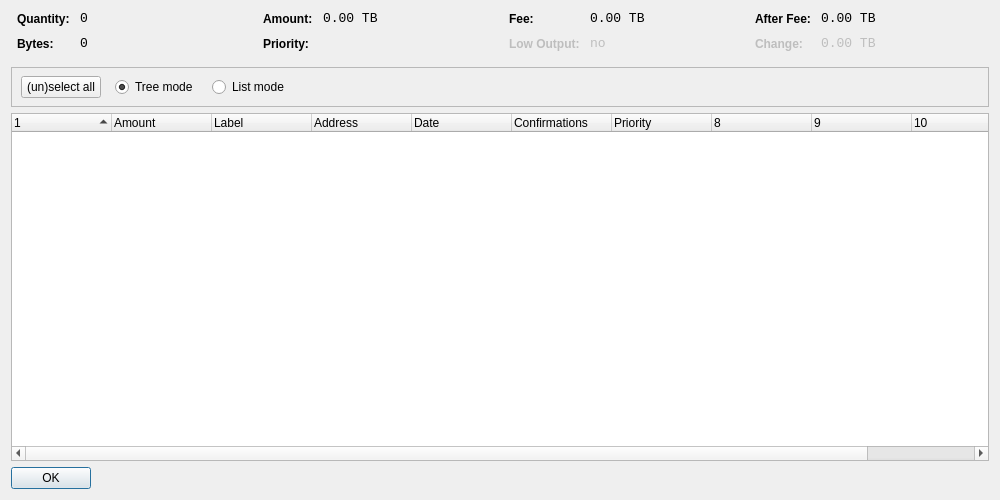
<?xml version="1.0" encoding="UTF-8"?>
<ui version="4.0">
 <class>CoinControlDialog</class>
 <widget class="QDialog" name="CoinControlDialog">
  <property name="geometry">
   <rect>
    <x>0</x>
    <y>0</y>
    <width>1000</width>
    <height>500</height>
   </rect>
  </property>
  <property name="windowTitle">
   <string>Coin Control</string>
  </property>
  <layout class="QVBoxLayout" name="verticalLayout">
   <item>
    <layout class="QHBoxLayout" name="horizontalLayoutTop" stretch="0,0,0,0">
     <property name="topMargin">
      <number>0</number>
     </property>
     <property name="bottomMargin">
      <number>10</number>
     </property>
     <item>
      <layout class="QFormLayout" name="formLayoutCoinControl1">
       <property name="horizontalSpacing">
        <number>10</number>
       </property>
       <property name="verticalSpacing">
        <number>10</number>
       </property>
       <property name="leftMargin">
        <number>6</number>
       </property>
       <property name="rightMargin">
        <number>6</number>
       </property>
       <item row="0" column="0">
        <widget class="QLabel" name="labelCoinControlQuantityText">
         <property name="styleSheet">
          <string notr="true">font-weight:bold;</string>
         </property>
         <property name="text">
          <string>Quantity:</string>
         </property>
        </widget>
       </item>
       <item row="0" column="1">
        <widget class="QLabel" name="labelCoinControlQuantity">
         <property name="font">
          <font>
           <family>Monospace</family>
           <pointsize>10</pointsize>
          </font>
         </property>
         <property name="cursor">
          <cursorShape>IBeamCursor</cursorShape>
         </property>
         <property name="contextMenuPolicy">
          <enum>Qt::ActionsContextMenu</enum>
         </property>
         <property name="text">
          <string notr="true">0</string>
         </property>
         <property name="textInteractionFlags">
          <set>Qt::LinksAccessibleByMouse|Qt::TextSelectableByKeyboard|Qt::TextSelectableByMouse</set>
         </property>
        </widget>
       </item>
       <item row="1" column="0">
        <widget class="QLabel" name="labelCoinControlBytesText">
         <property name="styleSheet">
          <string notr="true">font-weight:bold;</string>
         </property>
         <property name="text">
          <string>Bytes:</string>
         </property>
        </widget>
       </item>
       <item row="1" column="1">
        <widget class="QLabel" name="labelCoinControlBytes">
         <property name="font">
          <font>
           <family>Monospace</family>
           <pointsize>10</pointsize>
          </font>
         </property>
         <property name="cursor">
          <cursorShape>IBeamCursor</cursorShape>
         </property>
         <property name="contextMenuPolicy">
          <enum>Qt::ActionsContextMenu</enum>
         </property>
         <property name="text">
          <string notr="true">0</string>
         </property>
         <property name="textInteractionFlags">
          <set>Qt::LinksAccessibleByMouse|Qt::TextSelectableByKeyboard|Qt::TextSelectableByMouse</set>
         </property>
        </widget>
       </item>
      </layout>
     </item>
     <item>
      <layout class="QFormLayout" name="formLayoutCoinControl2">
       <property name="horizontalSpacing">
        <number>10</number>
       </property>
       <property name="verticalSpacing">
        <number>10</number>
       </property>
       <property name="leftMargin">
        <number>6</number>
       </property>
       <property name="rightMargin">
        <number>6</number>
       </property>
       <item row="0" column="0">
        <widget class="QLabel" name="labelCoinControlAmountText">
         <property name="styleSheet">
          <string notr="true">font-weight:bold;</string>
         </property>
         <property name="text">
          <string>Amount:</string>
         </property>
        </widget>
       </item>
       <item row="0" column="1">
        <widget class="QLabel" name="labelCoinControlAmount">
         <property name="font">
          <font>
           <family>Monospace</family>
           <pointsize>10</pointsize>
          </font>
         </property>
         <property name="cursor">
          <cursorShape>IBeamCursor</cursorShape>
         </property>
         <property name="contextMenuPolicy">
          <enum>Qt::ActionsContextMenu</enum>
         </property>
         <property name="text">
          <string notr="true">0.00 TB</string>
         </property>
         <property name="textInteractionFlags">
          <set>Qt::LinksAccessibleByMouse|Qt::TextSelectableByKeyboard|Qt::TextSelectableByMouse</set>
         </property>
        </widget>
       </item>
       <item row="1" column="0">
        <widget class="QLabel" name="labelCoinControlPriorityText">
         <property name="styleSheet">
          <string notr="true">font-weight:bold;</string>
         </property>
         <property name="text">
          <string>Priority:</string>
         </property>
        </widget>
       </item>
       <item row="1" column="1">
        <widget class="QLabel" name="labelCoinControlPriority">
         <property name="font">
          <font>
           <family>Monospace</family>
           <pointsize>10</pointsize>
          </font>
         </property>
         <property name="cursor">
          <cursorShape>IBeamCursor</cursorShape>
         </property>
         <property name="contextMenuPolicy">
          <enum>Qt::ActionsContextMenu</enum>
         </property>
         <property name="text">
          <string/>
         </property>
         <property name="textInteractionFlags">
          <set>Qt::LinksAccessibleByMouse|Qt::TextSelectableByKeyboard|Qt::TextSelectableByMouse</set>
         </property>
        </widget>
       </item>
      </layout>
     </item>
     <item>
      <layout class="QFormLayout" name="formLayoutCoinControl3">
       <property name="horizontalSpacing">
        <number>10</number>
       </property>
       <property name="verticalSpacing">
        <number>10</number>
       </property>
       <property name="leftMargin">
        <number>6</number>
       </property>
       <property name="rightMargin">
        <number>6</number>
       </property>
       <item row="0" column="0">
        <widget class="QLabel" name="labelCoinControlFeeText">
         <property name="styleSheet">
          <string notr="true">font-weight:bold;</string>
         </property>
         <property name="text">
          <string>Fee:</string>
         </property>
        </widget>
       </item>
       <item row="0" column="1">
        <widget class="QLabel" name="labelCoinControlFee">
         <property name="font">
          <font>
           <family>Monospace</family>
           <pointsize>10</pointsize>
          </font>
         </property>
         <property name="cursor">
          <cursorShape>IBeamCursor</cursorShape>
         </property>
         <property name="contextMenuPolicy">
          <enum>Qt::ActionsContextMenu</enum>
         </property>
         <property name="text">
          <string notr="true">0.00 TB</string>
         </property>
         <property name="textInteractionFlags">
          <set>Qt::LinksAccessibleByMouse|Qt::TextSelectableByKeyboard|Qt::TextSelectableByMouse</set>
         </property>
        </widget>
       </item>
       <item row="1" column="0">
        <widget class="QLabel" name="labelCoinControlLowOutputText">
         <property name="enabled">
          <bool>false</bool>
         </property>
         <property name="styleSheet">
          <string notr="true">font-weight:bold;</string>
         </property>
         <property name="text">
          <string>Low Output:</string>
         </property>
        </widget>
       </item>
       <item row="1" column="1">
        <widget class="QLabel" name="labelCoinControlLowOutput">
         <property name="enabled">
          <bool>false</bool>
         </property>
         <property name="font">
          <font>
           <family>Monospace</family>
           <pointsize>10</pointsize>
          </font>
         </property>
         <property name="cursor">
          <cursorShape>IBeamCursor</cursorShape>
         </property>
         <property name="contextMenuPolicy">
          <enum>Qt::ActionsContextMenu</enum>
         </property>
         <property name="text">
          <string notr="true">no</string>
         </property>
         <property name="textInteractionFlags">
          <set>Qt::LinksAccessibleByMouse|Qt::TextSelectableByKeyboard|Qt::TextSelectableByMouse</set>
         </property>
        </widget>
       </item>
      </layout>
     </item>
     <item>
      <layout class="QFormLayout" name="formLayoutCoinControl4">
       <property name="horizontalSpacing">
        <number>10</number>
       </property>
       <property name="verticalSpacing">
        <number>10</number>
       </property>
       <property name="leftMargin">
        <number>6</number>
       </property>
       <property name="rightMargin">
        <number>6</number>
       </property>
       <item row="0" column="0">
        <widget class="QLabel" name="labelCoinControlAfterFeeText">
         <property name="styleSheet">
          <string notr="true">font-weight:bold;</string>
         </property>
         <property name="text">
          <string>After Fee:</string>
         </property>
        </widget>
       </item>
       <item row="0" column="1">
        <widget class="QLabel" name="labelCoinControlAfterFee">
         <property name="font">
          <font>
           <family>Monospace</family>
           <pointsize>10</pointsize>
          </font>
         </property>
         <property name="cursor">
          <cursorShape>IBeamCursor</cursorShape>
         </property>
         <property name="contextMenuPolicy">
          <enum>Qt::ActionsContextMenu</enum>
         </property>
         <property name="text">
          <string notr="true">0.00 TB</string>
         </property>
         <property name="textInteractionFlags">
          <set>Qt::LinksAccessibleByMouse|Qt::TextSelectableByKeyboard|Qt::TextSelectableByMouse</set>
         </property>
        </widget>
       </item>
       <item row="1" column="0">
        <widget class="QLabel" name="labelCoinControlChangeText">
         <property name="enabled">
          <bool>false</bool>
         </property>
         <property name="styleSheet">
          <string notr="true">font-weight:bold;</string>
         </property>
         <property name="text">
          <string>Change:</string>
         </property>
        </widget>
       </item>
       <item row="1" column="1">
        <widget class="QLabel" name="labelCoinControlChange">
         <property name="enabled">
          <bool>false</bool>
         </property>
         <property name="font">
          <font>
           <family>Monospace</family>
           <pointsize>10</pointsize>
          </font>
         </property>
         <property name="cursor">
          <cursorShape>IBeamCursor</cursorShape>
         </property>
         <property name="contextMenuPolicy">
          <enum>Qt::ActionsContextMenu</enum>
         </property>
         <property name="text">
          <string notr="true">0.00 TB</string>
         </property>
         <property name="textInteractionFlags">
          <set>Qt::LinksAccessibleByMouse|Qt::TextSelectableByKeyboard|Qt::TextSelectableByMouse</set>
         </property>
        </widget>
       </item>
      </layout>
     </item>
    </layout>
   </item>
   <item>
    <widget class="QFrame" name="frame">
     <property name="minimumSize">
      <size>
       <width>0</width>
       <height>40</height>
      </size>
     </property>
     <property name="frameShape">
      <enum>QFrame::StyledPanel</enum>
     </property>
     <property name="frameShadow">
      <enum>QFrame::Sunken</enum>
     </property>
     <widget class="QWidget" name="horizontalLayoutWidget">
      <property name="geometry">
       <rect>
        <x>10</x>
        <y>0</y>
        <width>781</width>
        <height>41</height>
       </rect>
      </property>
      <layout class="QHBoxLayout" name="horizontalLayoutPanel" stretch="0,0,0,0,0">
       <property name="spacing">
        <number>14</number>
       </property>
       <item>
        <widget class="QPushButton" name="pushButtonSelectAll">
         <property name="sizePolicy">
          <sizepolicy hsizetype="Maximum" vsizetype="Fixed">
           <horstretch>0</horstretch>
           <verstretch>0</verstretch>
          </sizepolicy>
         </property>
         <property name="text">
          <string>(un)select all</string>
         </property>
        </widget>
       </item>
       <item>
        <widget class="QRadioButton" name="radioTreeMode">
         <property name="sizePolicy">
          <sizepolicy hsizetype="Maximum" vsizetype="Fixed">
           <horstretch>0</horstretch>
           <verstretch>0</verstretch>
          </sizepolicy>
         </property>
         <property name="text">
          <string>Tree mode</string>
         </property>
         <property name="checked">
          <bool>true</bool>
         </property>
        </widget>
       </item>
       <item>
        <widget class="QRadioButton" name="radioListMode">
         <property name="sizePolicy">
          <sizepolicy hsizetype="Maximum" vsizetype="Fixed">
           <horstretch>0</horstretch>
           <verstretch>0</verstretch>
          </sizepolicy>
         </property>
         <property name="text">
          <string>List mode</string>
         </property>
        </widget>
       </item>
       <item>
        <spacer name="horizontalSpacer">
         <property name="orientation">
          <enum>Qt::Horizontal</enum>
         </property>
         <property name="sizeHint" stdset="0">
          <size>
           <width>40</width>
           <height>20</height>
          </size>
         </property>
        </spacer>
       </item>
      </layout>
     </widget>
    </widget>
   </item>
   <item>
    <widget class="CoinControlTreeWidget" name="treeWidget">
     <property name="contextMenuPolicy">
      <enum>Qt::CustomContextMenu</enum>
     </property>
     <property name="sortingEnabled">
      <bool>false</bool>
     </property>
     <property name="columnCount">
      <number>11</number>
     </property>
     <attribute name="headerShowSortIndicator" stdset="0">
      <bool>true</bool>
     </attribute>
     <attribute name="headerStretchLastSection">
      <bool>false</bool>
     </attribute>
     <column>
      <property name="text">
       <string/>
      </property>
     </column>
     <column>
      <property name="text">
       <string>Amount</string>
      </property>
     </column>
     <column>
      <property name="text">
       <string>Label</string>
      </property>
     </column>
     <column>
      <property name="text">
       <string>Address</string>
      </property>
     </column>
     <column>
      <property name="text">
       <string>Date</string>
      </property>
     </column>
     <column>
      <property name="text">
       <string>Confirmations</string>
      </property>
      <property name="toolTip">
       <string>Confirmed</string>
      </property>
     </column>
     <column>
      <property name="text">
       <string>Priority</string>
      </property>
     </column>
     <column>
      <property name="text">
       <string/>
      </property>
     </column>
     <column>
      <property name="text">
       <string/>
      </property>
     </column>
     <column>
      <property name="text">
       <string/>
      </property>
     </column>
     <column>
      <property name="text">
       <string/>
      </property>
     </column>
    </widget>
   </item>
   <item>
    <widget class="QDialogButtonBox" name="buttonBox">
     <property name="sizePolicy">
      <sizepolicy hsizetype="Maximum" vsizetype="Fixed">
       <horstretch>0</horstretch>
       <verstretch>0</verstretch>
      </sizepolicy>
     </property>
     <property name="orientation">
      <enum>Qt::Horizontal</enum>
     </property>
     <property name="standardButtons">
      <set>QDialogButtonBox::Ok</set>
     </property>
    </widget>
   </item>
  </layout>
 </widget>
 <customwidgets>
  <customwidget>
   <class>CoinControlTreeWidget</class>
   <extends>QTreeWidget</extends>
   <header>coincontroltreewidget.h</header>
  </customwidget>
 </customwidgets>
 <resources/>
 <connections/>
</ui>
